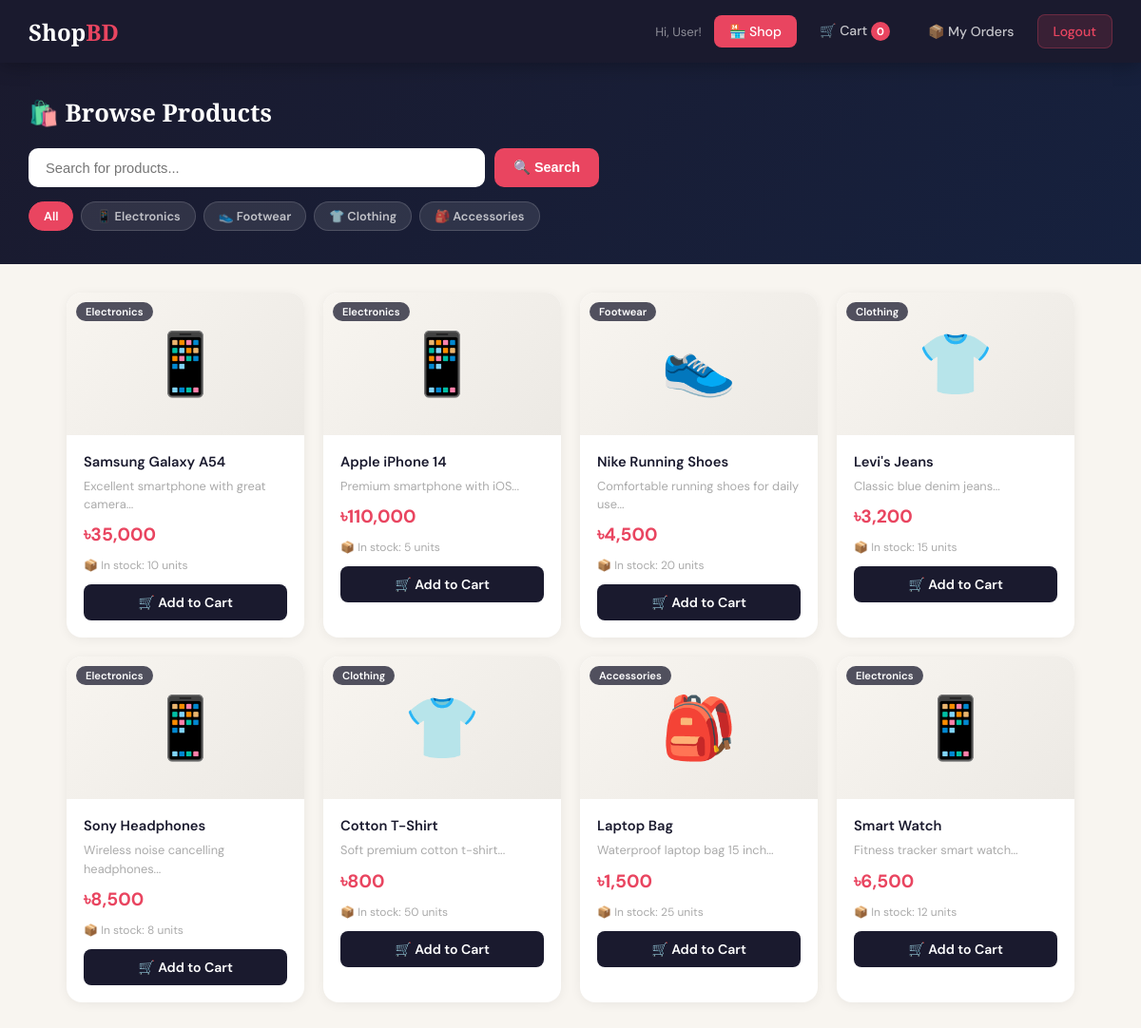
The page /user/home.php (signed in) on the database its author committed.
### tables this page shows
CREATE TABLE IF NOT EXISTS products (
    id INT AUTO_INCREMENT PRIMARY KEY,
    name VARCHAR(200) NOT NULL,
    description TEXT,
    price DECIMAL(10,2) NOT NULL,
    image VARCHAR(255) DEFAULT 'default.jpg',
    stock INT DEFAULT 0,
    category VARCHAR(100),
    created_at TIMESTAMP DEFAULT CURRENT_TIMESTAMP
);

### user/home.php (the view, shortened to what this page needs)
<?php
require_once '../includes/db.php';
$user_id = $_SESSION['user_id'];
$cart_count = mysqli_fetch_assoc(mysqli_query($conn, "SELECT SUM(quantity) as c FROM cart WHERE user_id=$user_id"))['c'] ?? 0;
$search = isset($_GET['q']) ? sanitize($_GET['q']) : '';
$category = isset($_GET['cat']) ? sanitize($_GET['cat']) : '';
$where = "WHERE 1=1";
$products = mysqli_query($conn, "SELECT * FROM products $where AND stock > 0 ORDER BY created_at DESC");
?>
<!DOCTYPE html>
<html>
<head>
</head>
<body>
<nav>
    <a href="home.php" class="nav-logo">Shop<span>BD</span></a>
    <div class="nav-links">
        <span class="nav-user">Hi, <?= $_SESSION['user_name'] ?>!</span>
        <a href="home.php" class="active">🏪 Shop</a>
        <a href="cart.php">🛒 Cart <span class="cart-badge"><?= $cart_count > 0 ? $cart_count : 0 ?></span></a>
        <a href="orders.php">📦 My Orders</a>
        <a href="../logout.php" class="logout">Logout</a>
    </div>
</nav>
<div class="shop-header">
    <h2>🛍️ Browse Products</h2>
    <form method="GET" class="search-bar">
        <input type="text" name="q" placeholder="Search for products..." value="<?= htmlspecialchars($search) ?>">
        <button type="submit">🔍 Search</button>
    </form>
    <div class="cat-filter">
        <a href="home.php<?= $search ? '?q='.urlencode($search) : '' ?>" class="cat-btn <?= !$category ? 'active' : '' ?>">All</a>
        <?php
        $cats_list = mysqli_query($conn, "SELECT DISTINCT category FROM products WHERE stock>0");
        while ($c = mysqli_fetch_assoc($cats_list)):
            $icons = ['Electronics'=>'📱','Clothing'=>'👕','Footwear'=>'👟','Accessories'=>'🎒','Other'=>'📦'];
            $ci = $icons[$c['category']] ?? '🏷️';
        ?>
        <a href="home.php?cat=<?= urlencode($c['category']) ?><?= $search ? '&q='.urlencode($search) : '' ?>"
           class="cat-btn <?= $category === $c['category'] ? 'active' : '' ?>">
            <?= $ci ?> <?= htmlspecialchars($c['category']) ?>
        </a>
        <?php endwhile; ?>
    </div>
</div>
<div class="page-container">
    <div class="product-grid">
        <?php if (mysqli_num_rows($products) > 0):
            while ($p = mysqli_fetch_assoc($products)):
                $icons = ['Electronics'=>'📱','Clothing'=>'👕','Footwear'=>'👟','Accessories'=>'🎒'];
                $icon = $icons[$p['category']] ?? '📦';
        ?>
        <div class="product-card">
            <div class="product-img">
                <?= $icon ?>
                <div class="cat-tag"><?= htmlspecialchars($p['category']) ?></div>
            </div>
            <div class="product-body">
                <div class="product-name"><?= htmlspecialchars($p['name']) ?></div>
                <div class="product-desc"><?= htmlspecialchars(substr($p['description'], 0, 60)) ?>...</div>
                <div class="product-price">৳<?= number_format($p['price'], 0) ?></div>
                <div class="product-stock">📦 In stock: <?= $p['stock'] ?> units</div>
                <button class="add-cart-btn" onclick="addToCart(<?= $p['id'] ?>, '<?= addslashes($p['name']) ?>')">
                    🛒 Add to Cart
                </button>
            </div>
        </div>
        <?php endwhile; endif; ?>
    </div>
</div>
</body>
</html>

### includes/style.php (style rules this page uses)
* { margin: 0; padding: 0; box-sizing: border-box; }
:root { --primary: #1a1a2e; --accent: #e94560; --gold: #f5a623; --light: #f8f5f0; --white: #ffffff; --border: #eaeaea; --sub: #888; --success: #27ae60; --danger: #e74c3c; --warning: #f39c12; }
body { font-family: 'DM Sans', sans-serif; background: var(--light); color: #2d2d2d; min-height: 100vh; }
nav { background: var(--primary); padding: 15px 30px; display: flex; align-items: center; justify-content: space-between; position: sticky; top: 0; z-index: 100; box-shadow: 0 2px 20px rgba(0,0,0,0.3); }
.nav-logo { font-family: 'Playfair Display', serif; color: white; font-size: 1.5rem; font-weight: 700; text-decoration: none; }
.nav-logo span { color: var(--accent); }
.nav-links { display: flex; align-items: center; gap: 8px; flex-wrap: wrap; }
.nav-links a { color: rgba(255,255,255,0.75); text-decoration: none; padding: 8px 16px; border-radius: 8px; font-size: 0.88rem; font-weight: 500; transition: all 0.2s; }
.nav-links a.active { background: var(--accent); color: white; }
.nav-links a.logout { background: rgba(233,69,96,0.15); color: var(--accent); border: 1px solid rgba(233,69,96,0.3); }
.nav-user { color: rgba(255,255,255,0.5); font-size: 0.82rem; margin-right: 5px; }
.page-container { max-width: 1100px; margin: 0 auto; padding: 30px 20px; }

### user/home.php (style rules this page uses)
.shop-header { background: linear-gradient(135deg, #1a1a2e, #16213e); color: white; padding: 35px 30px; }
.shop-header h2 { font-family: 'Playfair Display',serif; font-size: 1.6rem; margin-bottom: 20px; }
.search-bar { display: flex; gap: 10px; max-width: 600px; }
.search-bar input { flex: 1; padding: 12px 18px; border: none; border-radius: 10px; font-size: 0.92rem; outline: none; }
.search-bar button { padding: 12px 20px; background: #e94560; color: white; border: none; border-radius: 10px; cursor: pointer; font-size: 0.9rem; font-weight: 600; }
.cat-filter { display: flex; gap: 8px; flex-wrap: wrap; margin-top: 15px; }
.cat-btn { padding: 6px 15px; border-radius: 20px; font-size: 0.8rem; font-weight: 600; text-decoration: none; background: rgba(255,255,255,0.1); color: rgba(255,255,255,0.7); border: 1px solid rgba(255,255,255,0.15); transition: all 0.2s; }
.cat-btn:hover, .cat-btn.active { background: #e94560; color: white; border-color: #e94560; }
.product-grid { display: grid; grid-template-columns: repeat(auto-fill, minmax(230px, 1fr)); gap: 20px; }
.product-card { background: white; border-radius: 16px; overflow: hidden; box-shadow: 0 2px 12px rgba(0,0,0,0.06); transition: all 0.25s; }
.product-img { width: 100%; height: 150px; background: linear-gradient(135deg, #f8f5f0, #ece9e4); display: flex; align-items: center; justify-content: center; font-size: 4rem; position: relative; }
.cat-tag { position: absolute; top: 10px; left: 10px; background: rgba(26,26,46,0.75); color: white; padding: 3px 10px; border-radius: 12px; font-size: 0.7rem; font-weight: 600; }
.product-body { padding: 18px; }
.product-name { font-weight: 600; font-size: 0.92rem; color: #1a1a2e; margin-bottom: 6px; }
.product-desc { font-size: 0.8rem; color: #aaa; margin-bottom: 10px; line-height: 1.5; }
.product-price { font-size: 1.2rem; font-weight: 700; color: #e94560; margin-bottom: 12px; }
.product-stock { font-size: 0.75rem; color: #aaa; margin-bottom: 12px; }
.add-cart-btn { width: 100%; padding: 10px; background: #1a1a2e; color: white; border: none; border-radius: 8px; font-size: 0.88rem; font-weight: 600; cursor: pointer; transition: all 0.2s; font-family: 'DM Sans',sans-serif; }
.cart-badge { background: #e94560; color: white; border-radius: 50%; width: 20px; height: 20px; font-size: 0.7rem; display: inline-flex; align-items: center; justify-content: center; font-weight: 700; }

### rows shown on the page
products: category "📱", category "Electronics", name "Samsung Galaxy A54", description "Excellent smartphone with great camera", price "35,000", stock "10"
products: category "📱", category "Electronics", name "Apple iPhone 14", description "Premium smartphone with iOS", price "110,000", stock "5"
products: category "👟", category "Footwear", name "Nike Running Shoes", description "Comfortable running shoes for daily use", price "4,500", stock "20"
products: category "👕", category "Clothing", name "Levi's Jeans", description "Classic blue denim jeans", price "3,200", stock "15"
products: category "📱", category "Electronics", name "Sony Headphones", description "Wireless noise cancelling headphones", price "8,500", stock "8"
products: category "👕", category "Clothing", name "Cotton T-Shirt", description "Soft premium cotton t-shirt", price "800", stock "50"
products: category "🎒", category "Accessories", name "Laptop Bag", description "Waterproof laptop bag 15 inch", price "1,500", stock "25"
products: category "📱", category "Electronics", name "Smart Watch", description "Fitness tracker smart watch", price "6,500", stock "12"

### other values the page prints
$_SESSION['user_name'] "User"
$ci "📱"
$c['category'] "Electronics"
$ci "👟"
$c['category'] "Footwear"
$ci "👕"
$c['category'] "Clothing"
$ci "🎒"
$c['category'] "Accessories"
